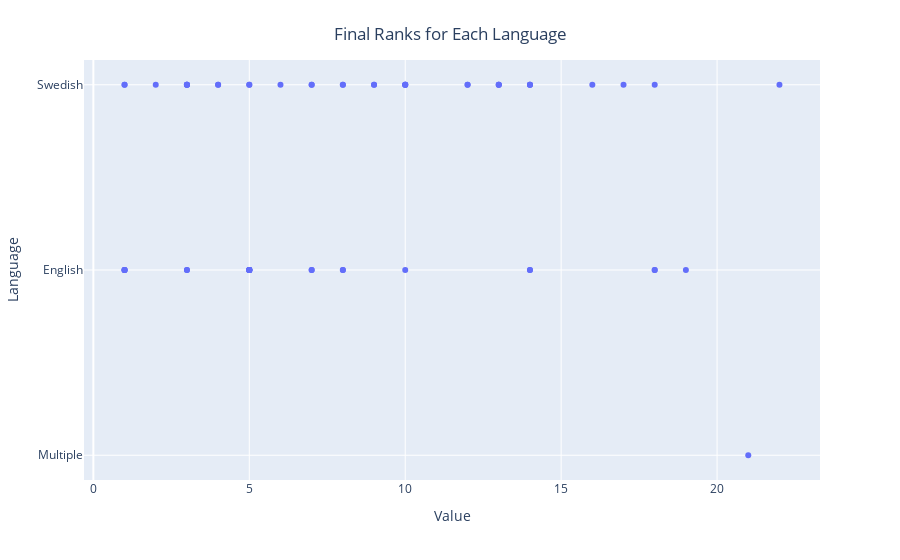

The code cell stored with this chart in its notebook:
### Code cell
final_ranks = df.data.loc[df.data['Measure'] == 'Final Rank'].sort_values(by=['Value'], ascending=True)

fig = px.scatter(final_ranks, x="Value", y="Language")
fig.update_yaxes(autorange="reversed")
fig.update_layout(
    title={
        'text': "Final Ranks for Each Language",
        'y':0.95,
        'x':0.5,
        'xanchor': 'center',
        'yanchor': 'top'})
fig.show()

### Figure 1 — Plotly figure (JSON) as saved in the notebook; plotly's stock layout.template omitted (floating-point values rounded to 4 significant figures)
{"data": [{"hovertemplate": "Value=%{x}<br>Language=%{y}<extra></extra>", "legendgroup": "", "marker": {"color": "#636efa", "symbol": "circle"}, "mode": "markers", "name": "", "orientation": "h", "showlegend": false, "type": "scatter", "x": [1, 1, 1, 1, 1, 1, 2, 3, 3, 3, 3, 3, 3, 4, 4, 5, 5, 5, 5, 5, 5, 5, 5, 5, 5, 6, 7, 7, 7, 7, 8, 8, 8, 8, 9, 9, 10, 10, 10, 10, 10, 12, 12, 13, 13, 13, 14, 14, 14, 14, 14, 16, 17, 18, 18, 18, 19, 21, 22], "xaxis": "x", "y": ["Swedish", "English", "English", "Swedish", "English", "English", "Swedish", "Swedish", "Swedish", "English", "Swedish", "Swedish", "English", "Swedish", "Swedish", "English", "English", "English", "Swedish", "English", "Swedish", "English", "English", "English", "English", "Swedish", "English", "English", "Swedish", "Swedish", "English", "Swedish", "English", "Swedish", "Swedish", "Swedish", "English", "Swedish", "Swedish", "Swedish", "Swedish", "Swedish", "Swedish", "Swedish", "Swedish", "Swedish", "English", "English", "Swedish", "Swedish", "Swedish", "Swedish", "Swedish", "English", "Swedish", "English", "English", "Multiple", "Swedish"], "yaxis": "y"}], "layout": {"legend": {"tracegroupgap": 0}, "margin": {"t": 60}, "title": {"text": "Final Ranks for Each Language", "x": 0.5, "xanchor": "center", "y": 0.95, "yanchor": "top"}, "xaxis": {"anchor": "y", "domain": [0, 1], "title": {"text": "Value"}}, "yaxis": {"anchor": "x", "autorange": "reversed", "domain": [0, 1], "title": {"text": "Language"}}}}
